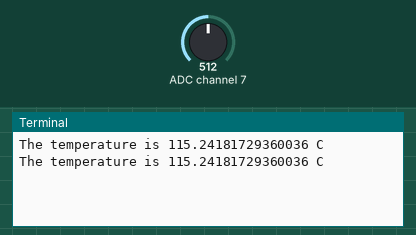
Recording of a program running on a simulated Raspberry Pi (BCM pin numbers). Parts: the last lines printed to the terminal. The test bench sets the inputs (shaded band); at power-on: ADC channel 7 = 512 (analog values on the 0–1023 scale).

Above: at 1.2 s.
1.3 s: ADC channel 7 set to 716
At 2.6 s:
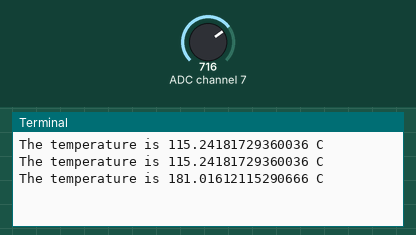
2.8 s: ADC channel 7 set to 900
At 3.4 s:
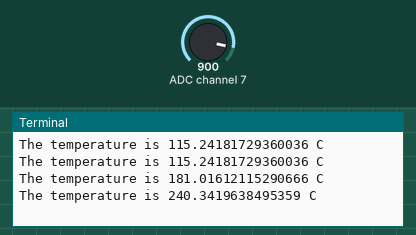
Timing chart, 0 to 5.8 s (numbered marks = the images above; inputs shaded):
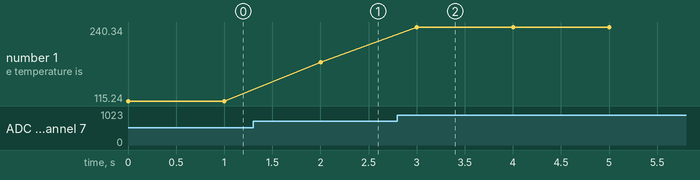

Measured:
- after the input at 1.3 s, the terminal: prints a new line after 0.70 s (image 1)
- after the input at 2.8 s, the terminal: prints a new line after 0.20 s (image 2)
- plotted number 1: 115.24 → 181.02 after the input at 1.3 s, 181.02 → 240.34 after the input at 2.8 s

The program:

ch10listing1.py
```python
from gpiozero import MCP3008
from time import sleep

def convert_temp(gen):
    for value in gen:
        yield (value * 3.3 - 0.5) * 100

adc = MCP3008(channel=7)

for temp in convert_temp(adc.values):
    print("The temperature is", temp, "C")
    sleep(1)
```
